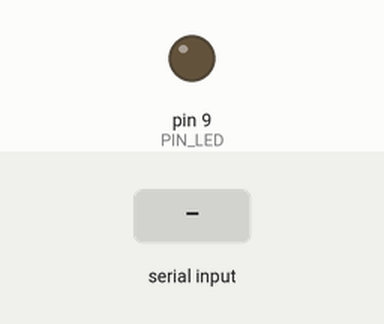
Simulated run of this sketch. Board: Arduino Uno, built with avr-gcc and run on an emulated ATmega328P. Shown: output pins drawn as LEDs (lit = HIGH). The test bench sets the inputs (shaded band).

Above: at 1.2 s.
1.3 s: "o" received over Serial
At 2.4 s:
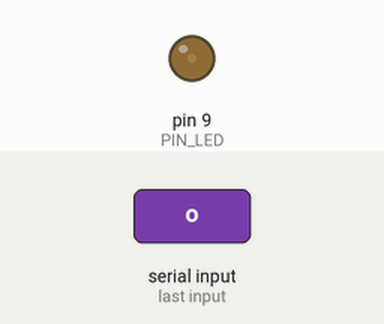
2.8 s: "o" received over Serial
At 3.5 s:
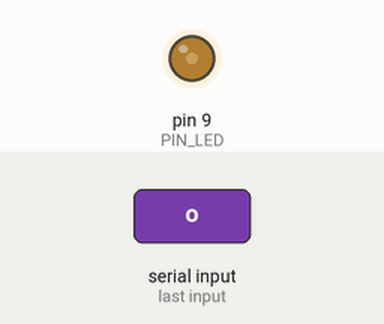
4.3 s: "x" received over Serial
At 4.7 s:
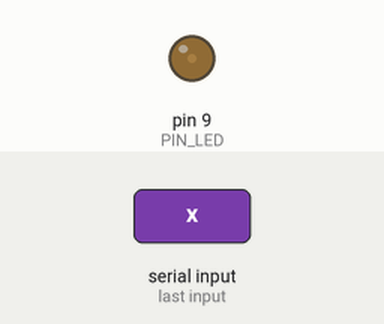
Timing chart, 0 to 7.3 s (numbered marks = the images above; inputs shaded):
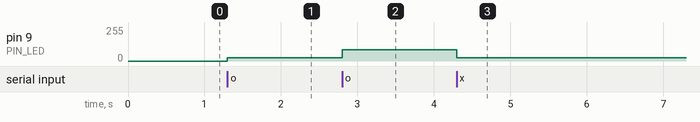

The sketch:

Excercise-001.ino
```cpp
enum event {
  ON,
  OFF
};

typedef enum
{
  LIGHT_OFF,
  LIGHT_DIM,
  LIGHT_MEDIUM,
  LIGHT_FULL
} light_state;
void light_state_machine(uint8_t event);
void light_change_intensity(uint8_t ledPin, uint8_t intensity);

#define PIN_LED 9

#define LIGHT_BRIGHT_DIM 25
#define LIGHT_BRIGHT_MED 85
#define LIGHT_BRIGHT_FULL 255
#define LIGHT_BRIGHT_OFF 0

uint8_t current_state = LIGHT_OFF;

void light_state_machine(uint8_t event)
{
  switch(current_state)
  {
    case LIGHT_OFF:
    switch(event)
    {
     case ON:
     light_change_intensity(PIN_LED,LIGHT_BRIGHT_DIM);
     current_state = LIGHT_DIM;
     break;
     case OFF:
     break;
    }
    break;
    case LIGHT_DIM:
    switch(event)
    {
     case ON:
     light_change_intensity(PIN_LED,LIGHT_BRIGHT_MED);
     current_state = LIGHT_MEDIUM;
     break;
     case OFF:
     light_change_intensity(PIN_LED,LIGHT_BRIGHT_OFF);
     current_state = LIGHT_OFF;
     break;
    }
    break;
    case LIGHT_MEDIUM:
    switch(event)
    {
     case ON:
     light_change_intensity(PIN_LED,LIGHT_BRIGHT_FULL);
     current_state = LIGHT_FULL;
     break;
     case OFF:
     light_change_intensity(PIN_LED,LIGHT_BRIGHT_DIM);
     current_state = LIGHT_DIM;
     break;
    }
    break;
    case LIGHT_FULL:
    switch(event)
    {
     case ON:
     light_change_intensity(PIN_LED,LIGHT_BRIGHT_OFF);
     current_state = LIGHT_OFF;
     break;
     case OFF:
     break;
    }
    break;
  }
}

void light_change_intensity(uint8_t ledPin, uint8_t intensity)
{
 analogWrite(ledPin,intensity);
}

void setup() {
  // put your setup code here, to run once:
  Serial.begin(115200);

}

void loop() {
  // put your main code here, to run repeatedly:
  uint8_t event;
  if(Serial.available() > 0)
  {
    event = Serial.read();
    if (event == 'o')
    {
      light_state_machine(ON);
    }
    else if(event == 'x')
      {
      light_state_machine(OFF);
      }
  }


}
```

Measured:
- after the input at 1.3 s, pin 9 (PIN_LED): 0/255 → 25/255 at once
- after the input at 2.8 s, pin 9 (PIN_LED): 25/255 → 85/255 at once
- after the input at 4.3 s, pin 9 (PIN_LED): 85/255 → 25/255 at once
